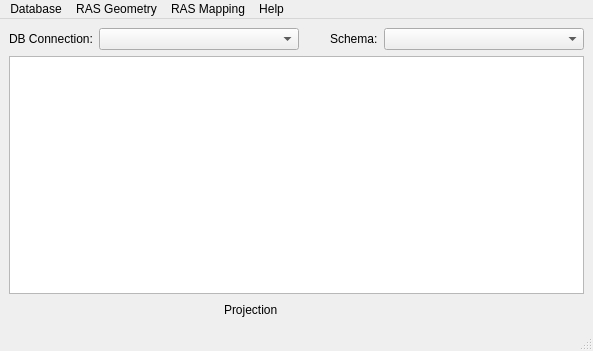
<?xml version="1.0" encoding="UTF-8"?>
<ui version="4.0">
 <class>RiverGIS</class>
 <widget class="QMainWindow" name="RiverGIS">
  <property name="enabled">
   <bool>true</bool>
  </property>
  <property name="geometry">
   <rect>
    <x>0</x>
    <y>0</y>
    <width>593</width>
    <height>351</height>
   </rect>
  </property>
  <property name="windowTitle">
   <string>RiverGIS</string>
  </property>
  <property name="windowIcon">
   <iconset resource="resources.qrc">
    <normaloff>:/rivergis/icons/rivergis.svg</normaloff>:/rivergis/icons/rivergis.svg</iconset>
  </property>
  <widget class="QWidget" name="centralwidget">
   <layout class="QGridLayout" name="gridLayout_2">
    <item row="0" column="0">
     <layout class="QGridLayout" name="gridLayout">
      <item row="0" column="3">
       <widget class="QLabel" name="labelCurSchema">
        <property name="text">
         <string>Schema:</string>
        </property>
       </widget>
      </item>
      <item row="0" column="0">
       <widget class="QLabel" name="labelCurDatabase">
        <property name="text">
         <string>DB Connection:</string>
        </property>
       </widget>
      </item>
      <item row="0" column="4">
       <widget class="QComboBox" name="schemasCbo">
        <property name="minimumSize">
         <size>
          <width>200</width>
          <height>0</height>
         </size>
        </property>
       </widget>
      </item>
      <item row="0" column="1">
       <widget class="QComboBox" name="connsCbo">
        <property name="minimumSize">
         <size>
          <width>200</width>
          <height>0</height>
         </size>
        </property>
       </widget>
      </item>
      <item row="0" column="2">
       <spacer name="horizontalSpacer_2">
        <property name="orientation">
         <enum>Qt::Horizontal</enum>
        </property>
        <property name="sizeHint" stdset="0">
         <size>
          <width>40</width>
          <height>20</height>
         </size>
        </property>
       </spacer>
      </item>
     </layout>
    </item>
    <item row="1" column="0">
     <widget class="QTextEdit" name="textEdit">
      <property name="readOnly">
       <bool>true</bool>
      </property>
     </widget>
    </item>
    <item row="2" column="0">
     <layout class="QHBoxLayout" name="horizontalLayout">
      <property name="topMargin">
       <number>0</number>
      </property>
      <item>
       <spacer name="horizontalSpacer">
        <property name="orientation">
         <enum>Qt::Horizontal</enum>
        </property>
        <property name="sizeHint" stdset="0">
         <size>
          <width>40</width>
          <height>20</height>
         </size>
        </property>
       </spacer>
      </item>
      <item>
       <widget class="QLabel" name="label">
        <property name="text">
         <string>Projection</string>
        </property>
       </widget>
      </item>
      <item>
       <widget class="QgsProjectionSelectionWidget" name="crsWidget">
        <property name="minimumSize">
         <size>
          <width>300</width>
          <height>0</height>
         </size>
        </property>
        <property name="maximumSize">
         <size>
          <width>400</width>
          <height>16777215</height>
         </size>
        </property>
       </widget>
      </item>
     </layout>
    </item>
   </layout>
  </widget>
  <widget class="QMenuBar" name="menubar">
   <property name="geometry">
    <rect>
     <x>0</x>
     <y>0</y>
     <width>593</width>
     <height>18</height>
    </rect>
   </property>
   <widget class="QMenu" name="menuHelp">
    <property name="title">
     <string>Help</string>
    </property>
    <addaction name="actionHelpContents"/>
   </widget>
   <widget class="QMenu" name="menuRASMapping">
    <property name="title">
     <string>RAS Mapping</string>
    </property>
    <addaction name="actionRASImportRasData"/>
    <addaction name="separator"/>
    <addaction name="actionRASWaterSurfaceGeneration"/>
    <addaction name="actionRASFloodplainDelineation"/>
   </widget>
   <widget class="QMenu" name="menu_Geometry">
    <property name="title">
     <string>RAS Geometry</string>
    </property>
    <widget class="QMenu" name="menuXS_Cut_Line_Attributes">
     <property name="title">
      <string>XS Cut Line Attributes</string>
     </property>
     <addaction name="actionRASXSRiverReachNames"/>
     <addaction name="actionRASXSStationing"/>
     <addaction name="actionRASXSBank_Stations"/>
     <addaction name="actionRASXSDownstreamReachLengths"/>
     <addaction name="separator"/>
     <addaction name="actionRASXSElevations"/>
     <addaction name="separator"/>
     <addaction name="actionRASXSAll"/>
    </widget>
    <widget class="QMenu" name="menuStreamCenterlineAttributes">
     <property name="title">
      <string>Stream Centerline Attributes</string>
     </property>
     <addaction name="actionRASTopology1D"/>
     <addaction name="actionRASLengthsStations"/>
     <addaction name="separator"/>
     <addaction name="actionRASCenterlineElevations"/>
     <addaction name="separator"/>
     <addaction name="actionRASStreamCenterlineAll"/>
    </widget>
    <addaction name="actionRASCreateRASLayers"/>
    <addaction name="menuStreamCenterlineAttributes"/>
    <addaction name="menuXS_Cut_Line_Attributes"/>
    <addaction name="actionRASManningsNValues"/>
    <addaction name="separator"/>
    <addaction name="actionRASExport1DRASData"/>
    <addaction name="separator"/>
    <addaction name="separator"/>
    <addaction name="actionRASCreate2dArea"/>
    <addaction name="actionRASPreview2DMesh"/>
    <addaction name="actionRASSaveMeshPointsToHECRASGeometry"/>
    <addaction name="actionRASCorrectLateralWeirs"/>
    <addaction name="separator"/>
   </widget>
   <widget class="QMenu" name="menuDB">
    <property name="title">
     <string>Database</string>
    </property>
    <addaction name="actionRefreshConnections"/>
    <addaction name="actionImportRiverFromIsokp"/>
   </widget>
   <addaction name="menuDB"/>
   <addaction name="menu_Geometry"/>
   <addaction name="menuRASMapping"/>
   <addaction name="menuHelp"/>
  </widget>
  <widget class="QStatusBar" name="statusbar"/>
  <action name="actionCreate2dAreaPerimeter">
   <property name="icon">
    <iconset resource="resources.qrc">
     <normaloff>:/rivergis/icons/2darea_perimeter.svg</normaloff>:/rivergis/icons/2darea_perimeter.svg</iconset>
   </property>
   <property name="text">
    <string>2D Area (Perimeter)</string>
   </property>
  </action>
  <action name="actionRASCorrectLateralWeirs">
   <property name="enabled">
    <bool>false</bool>
   </property>
   <property name="icon">
    <iconset resource="resources.qrc">
     <normaloff>:/rivergis/icons/correctLateralWeir.svg</normaloff>:/rivergis/icons/correctLateralWeir.svg</iconset>
   </property>
   <property name="text">
    <string>Correct Lateral Weirs</string>
   </property>
  </action>
  <action name="actionRASCreate2dArea">
   <property name="icon">
    <iconset resource="resources.qrc">
     <normaloff>:/rivergis/icons/2darea.svg</normaloff>:/rivergis/icons/2darea.svg</iconset>
   </property>
   <property name="text">
    <string>Create 2D Flow Areas</string>
   </property>
  </action>
  <action name="actionAbout">
   <property name="text">
    <string>About</string>
   </property>
  </action>
  <action name="actionHelpContents">
   <property name="text">
    <string>Contents</string>
   </property>
  </action>
  <action name="actionLoad_2D_WSEL_from_HDF">
   <property name="icon">
    <iconset resource="resources.qrc">
     <normaloff>:/rivergis/icons/loadWselHdf.svg</normaloff>:/rivergis/icons/loadWselHdf.svg</iconset>
   </property>
   <property name="text">
    <string>Load 2D WSEL from HDF</string>
   </property>
  </action>
  <action name="actionRASWaterSurfaceGeneration">
   <property name="enabled">
    <bool>true</bool>
   </property>
   <property name="icon">
    <iconset resource="resources.qrc">
     <normaloff>:/rivergis/icons/createWselRaster.svg</normaloff>:/rivergis/icons/createWselRaster.svg</iconset>
   </property>
   <property name="text">
    <string>Water Surface Generation</string>
   </property>
  </action>
  <action name="actionImportRiverFromIsokp">
   <property name="icon">
    <iconset resource="resources.qrc">
     <normaloff>:/rivergis/icons/importFromIsok.svg</normaloff>:/rivergis/icons/importFromIsok.svg</iconset>
   </property>
   <property name="text">
    <string>Import River Data From ISOKP Database</string>
   </property>
  </action>
  <action name="actionRefreshConnections">
   <property name="icon">
    <iconset resource="resources.qrc">
     <normaloff>:/rivergis/icons/action_refresh.png</normaloff>:/rivergis/icons/action_refresh.png</iconset>
   </property>
   <property name="text">
    <string>Refresh Connections List</string>
   </property>
  </action>
  <action name="actionRASFloodplainDelineation">
   <property name="icon">
    <iconset resource="resources.qrc">
     <normaloff>:/rivergis/icons/createDepthsAndRange.svg</normaloff>:/rivergis/icons/createDepthsAndRange.svg</iconset>
   </property>
   <property name="text">
    <string>Floodplain Delineation Using Rasters</string>
   </property>
  </action>
  <action name="actionLoad_1D_WSEL_from_HDF">
   <property name="text">
    <string>Load 1D WSEL from HDF</string>
   </property>
  </action>
  <action name="actionRASImportRasData">
   <property name="icon">
    <iconset resource="resources.qrc">
     <normaloff>:/rivergis/icons/loadWselHdf.svg</normaloff>:/rivergis/icons/loadWselHdf.svg</iconset>
   </property>
   <property name="text">
    <string>Import RAS Data</string>
   </property>
  </action>
  <action name="actionCreate_1d_PostGIS_Tables">
   <property name="text">
    <string>Create 1D PostGIS Tables</string>
   </property>
  </action>
  <action name="actionRASSaveMeshPointsToHECRASGeometry">
   <property name="icon">
    <iconset resource="resources.qrc">
     <normaloff>:/rivergis/icons/save2dmeshPtsToGeo.svg</normaloff>:/rivergis/icons/save2dmeshPtsToGeo.svg</iconset>
   </property>
   <property name="text">
    <string>Save mesh points to HEC-RAS geometry file</string>
   </property>
  </action>
  <action name="actionRASPreview2DMesh">
   <property name="enabled">
    <bool>false</bool>
   </property>
   <property name="text">
    <string>Preview 2D Mesh</string>
   </property>
  </action>
  <action name="actionRASCreateRASLayers">
   <property name="text">
    <string>Create RAS Layers and Tables</string>
   </property>
  </action>
  <action name="actionRASManningsNValues">
   <property name="text">
    <string>Extract Manning's n Values</string>
   </property>
  </action>
  <action name="actionRASExport1DRASData">
   <property name="text">
    <string>Export 1D RAS Data</string>
   </property>
  </action>
  <action name="actionRASTopology1D">
   <property name="text">
    <string>Topology</string>
   </property>
  </action>
  <action name="actionAaa">
   <property name="text">
    <string>aaa</string>
   </property>
  </action>
  <action name="actionRASLengthsStations">
   <property name="text">
    <string>Lengths/Stations</string>
   </property>
  </action>
  <action name="actionRASCenterlineElevations">
   <property name="text">
    <string>Elevations</string>
   </property>
  </action>
  <action name="actionRASStreamCenterlineAll">
   <property name="text">
    <string>All</string>
   </property>
  </action>
  <action name="actionRASXSRiverReachNames">
   <property name="text">
    <string>River/Reach Names</string>
   </property>
  </action>
  <action name="actionRASXSStationing">
   <property name="text">
    <string>Stationing</string>
   </property>
  </action>
  <action name="actionRASXSBank_Stations">
   <property name="text">
    <string>Bank Stations</string>
   </property>
  </action>
  <action name="actionRASXSDownstreamReachLengths">
   <property name="text">
    <string>Downstream Reach Lengths</string>
   </property>
  </action>
  <action name="actionRASXSElevations">
   <property name="text">
    <string>Elevations</string>
   </property>
  </action>
  <action name="actionRASXSAll">
   <property name="text">
    <string>All</string>
   </property>
  </action>
 </widget>
 <customwidgets>
  <customwidget>
   <class>QgsProjectionSelectionWidget</class>
   <extends>QWidget</extends>
   <header>qgsprojectionselectionwidget.h</header>
  </customwidget>
 </customwidgets>
 <tabstops>
  <tabstop>textEdit</tabstop>
 </tabstops>
 <resources>
  <include location="resources.qrc"/>
 </resources>
 <connections/>
</ui>
